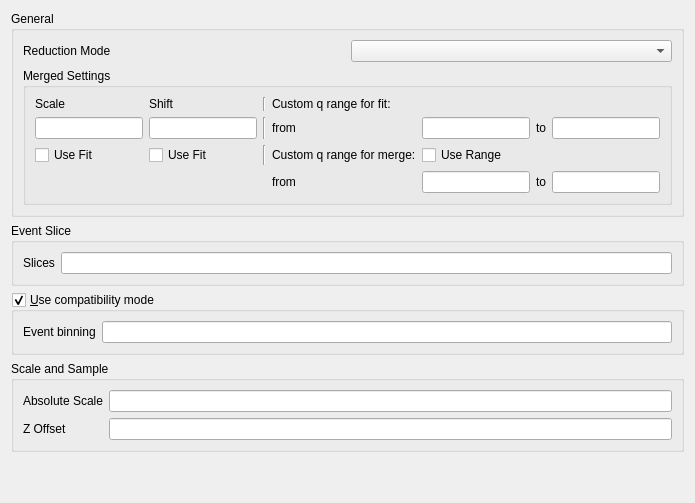
            <widget class="QWidget" name="general_tab">
             <attribute name="title">
              <string>General, Scale, Event Slice, Sample</string>
             </attribute>
             <layout class="QHBoxLayout" name="horizontalLayout_3">
              <item>
               <layout class="QHBoxLayout" name="general_tab_horizontal_layout">
                <item>
                 <layout class="QVBoxLayout" name="general_tab_left_layout">
                  <item>
                   <widget class="QGroupBox" name="general_group_box">
                    <property name="title">
                     <string>General</string>
                    </property>
                    <layout class="QVBoxLayout" name="verticalLayout_5">
                     <item>
                      <layout class="QVBoxLayout" name="general_vertical_layout">
                       <item>
                        <layout class="QGridLayout" name="general_grid">
                         <item row="0" column="0">
                          <widget class="QLabel" name="reduction_mode_label">
                           <property name="toolTip">
                            <string>&lt;html&gt;&lt;head/&gt;&lt;body&gt;&lt;p&gt;The reduction mode. This can be either of the banks of your instrument. In the case of two banks there is also the &lt;span style=&quot; font-style:italic;&quot;&gt;Merged&lt;/span&gt; and &lt;span style=&quot; font-style:italic;&quot;&gt;All&lt;/span&gt; mode. &lt;span style=&quot; font-style:italic;&quot;&gt;Merged&lt;/span&gt; mode stitches the reductions from two banks together. &lt;span style=&quot; font-style:italic;&quot;&gt;All&lt;/span&gt; mode reduces both banks.&lt;/p&gt;&lt;p&gt;Note that by default the entries are &lt;span style=&quot; font-style:italic;&quot;&gt;LAB&lt;/span&gt;, &lt;span style=&quot; font-style:italic;&quot;&gt;HAB&lt;/span&gt;, &lt;span style=&quot; font-style:italic;&quot;&gt;Merged&lt;/span&gt;, &lt;span style=&quot; font-style:italic;&quot;&gt;All&lt;/span&gt;. Once you have specified data in the batch table, the entry names will be updated to reflect the naming of your instrument.&lt;/p&gt;&lt;/body&gt;&lt;/html&gt;</string>
                           </property>
                           <property name="text">
                            <string>Reduction Mode</string>
                           </property>
                          </widget>
                         </item>
                         <item row="0" column="1">
                          <widget class="QComboBox" name="reduction_mode_combo_box">
                           <property name="toolTip">
                            <string>&lt;html&gt;&lt;head/&gt;&lt;body&gt;&lt;p&gt;The reduction mode. This can be either of the banks of your instrument. In the case of two banks there is also the &lt;span style=&quot; font-style:italic;&quot;&gt;Merged&lt;/span&gt; and &lt;span style=&quot; font-style:italic;&quot;&gt;All&lt;/span&gt; mode. &lt;span style=&quot; font-style:italic;&quot;&gt;Merged&lt;/span&gt; mode stitches the reductions from two banks together. &lt;span style=&quot; font-style:italic;&quot;&gt;All&lt;/span&gt; mode reduces both banks.&lt;/p&gt;&lt;p&gt;Note that by default the entries are &lt;span style=&quot; font-style:italic;&quot;&gt;LAB&lt;/span&gt;, &lt;span style=&quot; font-style:italic;&quot;&gt;HAB&lt;/span&gt;, &lt;span style=&quot; font-style:italic;&quot;&gt;Merged&lt;/span&gt;, &lt;span style=&quot; font-style:italic;&quot;&gt;All&lt;/span&gt;. Once you have specified data in the batch table, the entry names will be updated to reflect the naming of your instrument.&lt;/p&gt;&lt;/body&gt;&lt;/html&gt;</string>
                           </property>
                          </widget>
                         </item>
                        </layout>
                       </item>
                      </layout>
                     </item>
                     <item>
                      <widget class="QGroupBox" name="merged_settings">
                       <property name="toolTip">
                        <string>&lt;html&gt;&lt;head/&gt;&lt;body&gt;&lt;p&gt;Settings for a merged reduction.&lt;/p&gt;&lt;/body&gt;&lt;/html&gt;</string>
                       </property>
                       <property name="title">
                        <string>Merged Settings</string>
                       </property>
                       <layout class="QGridLayout" name="gridLayout_12">
                        <item row="1" column="0">
                         <widget class="QLineEdit" name="merged_scale_line_edit">
                          <property name="toolTip">
                           <string>&lt;html&gt;&lt;head/&gt;&lt;body&gt;&lt;p&gt;Scale which is used when merging two workspaces.&lt;/p&gt;&lt;/body&gt;&lt;/html&gt;</string>
                          </property>
                         </widget>
                        </item>
                        <item row="0" column="0">
                         <widget class="QLabel" name="merged_scale_label">
                          <property name="text">
                           <string>Scale</string>
                          </property>
                         </widget>
                        </item>
                        <item row="0" column="1">
                         <widget class="QLabel" name="merged_shift_label">
                          <property name="text">
                           <string>Shift</string>
                          </property>
                         </widget>
                        </item>
                        <item row="1" column="1">
                         <widget class="QLineEdit" name="merged_shift_line_edit">
                          <property name="toolTip">
                           <string>&lt;html&gt;&lt;head/&gt;&lt;body&gt;&lt;p&gt;Shift which is used when merging two workspaces.&lt;/p&gt;&lt;/body&gt;&lt;/html&gt;</string>
                          </property>
                         </widget>
                        </item>
                        <item row="1" column="4">
                         <widget class="QLineEdit" name="merged_q_range_start_line_edit">
                          <property name="toolTip">
                           <string>&lt;html&gt;&lt;head/&gt;&lt;body&gt;&lt;p&gt;Lower bound  of a custom q range. If none is specified, then the full range is used.&lt;/p&gt;&lt;/body&gt;&lt;/html&gt;</string>
                          </property>
                         </widget>
                        </item>
                        <item row="1" column="6">
                         <widget class="QLineEdit" name="merged_q_range_stop_line_edit">
                          <property name="toolTip">
                           <string>&lt;html&gt;&lt;head/&gt;&lt;body&gt;&lt;p&gt;Upper bound  of a custom q range. If none is specified, then the full range is used.&lt;/p&gt;&lt;/body&gt;&lt;/html&gt;</string>
                          </property>
                         </widget>
                        </item>
                        <item row="2" column="2">
                         <widget class="Line" name="line_5">
                          <property name="orientation">
                           <enum>Qt::Vertical</enum>
                          </property>
                         </widget>
                        </item>
                        <item row="0" column="2">
                         <widget class="Line" name="line_3">
                          <property name="orientation">
                           <enum>Qt::Vertical</enum>
                          </property>
                         </widget>
                        </item>
                        <item row="1" column="2">
                         <widget class="Line" name="line_4">
                          <property name="orientation">
                           <enum>Qt::Vertical</enum>
                          </property>
                         </widget>
                        </item>
                        <item row="2" column="0">
                         <widget class="QCheckBox" name="merged_scale_use_fit_check_box">
                          <property name="toolTip">
                           <string>&lt;html&gt;&lt;head/&gt;&lt;body&gt;&lt;p&gt;If checked then the scale will be fit during the merge operation.&lt;/p&gt;&lt;/body&gt;&lt;/html&gt;</string>
                          </property>
                          <property name="text">
                           <string>Use Fit</string>
                          </property>
                         </widget>
                        </item>
                        <item row="2" column="1">
                         <widget class="QCheckBox" name="merged_shift_use_fit_check_box">
                          <property name="toolTip">
                           <string>&lt;html&gt;&lt;head/&gt;&lt;body&gt;&lt;p&gt;If checked then the shift will be fit during the merge operation.&lt;/p&gt;&lt;/body&gt;&lt;/html&gt;</string>
                          </property>
                          <property name="text">
                           <string>Use Fit</string>
                          </property>
                         </widget>
                        </item>
                        <item row="1" column="3">
                         <widget class="QLabel" name="label_3">
                          <property name="text">
                           <string>from</string>
                          </property>
                         </widget>
                        </item>
                        <item row="1" column="5">
                         <widget class="QLabel" name="label_4">
                          <property name="text">
                           <string>to</string>
                          </property>
                         </widget>
                        </item>
                        <item row="0" column="3" colspan="2">
                         <widget class="QLabel" name="label">
                          <property name="text">
                           <string>Custom q range for fit:</string>
                          </property>
                         </widget>
                        </item>
                        <item row="2" column="3">
                         <widget class="QLabel" name="label_2">
                          <property name="text">
                           <string>Custom q range for merge:</string>
                          </property>
                         </widget>
                        </item>
                        <item row="3" column="6">
                         <widget class="QLineEdit" name="merged_max_line_edit"/>
                        </item>
                        <item row="3" column="5">
                         <widget class="QLabel" name="label_5">
                          <property name="text">
                           <string>to</string>
                          </property>
                         </widget>
                        </item>
                        <item row="3" column="4">
                         <widget class="QLineEdit" name="merged_min_line_edit"/>
                        </item>
                        <item row="3" column="3">
                         <widget class="QLabel" name="label_6">
                          <property name="text">
                           <string>from</string>
                          </property>
                         </widget>
                        </item>
                        <item row="2" column="4">
                         <widget class="QCheckBox" name="merge_mask_check_box">
                          <property name="text">
                           <string>Use Range</string>
                          </property>
                         </widget>
                        </item>
                       </layout>
                      </widget>
                     </item>
                    </layout>
                   </widget>
                  </item>
                  <item>
                   <widget class="QGroupBox" name="slice_event_group_box">
                    <property name="toolTip">
                     <string>&lt;html&gt;&lt;head/&gt;&lt;body&gt;&lt;p&gt;In the case of data which was measured in event-mode, it is possible to perform time-of-flight slices of the data and reduce these separately.&lt;/p&gt;&lt;p&gt;Input can be:&lt;/p&gt;&lt;p&gt;-&lt;span style=&quot; font-style:italic;&quot;&gt; start:step:stop&lt;/span&gt; specifies time slices from the &lt;span style=&quot; font-style:italic;&quot;&gt;start&lt;/span&gt; value to the &lt;span style=&quot; font-style:italic;&quot;&gt;stop &lt;/span&gt;value in steps of &lt;span style=&quot; font-style:italic;&quot;&gt;step&lt;/span&gt;&lt;/p&gt;&lt;p&gt;- &lt;span style=&quot; font-style:italic;&quot;&gt;start-stop &lt;/span&gt;which specifies a time slice from the &lt;span style=&quot; font-style:italic;&quot;&gt;start&lt;/span&gt; value to the &lt;span style=&quot; font-style:italic;&quot;&gt;stop&lt;/span&gt; value&lt;/p&gt;&lt;p&gt;- &lt;span style=&quot; font-style:italic;&quot;&gt;&amp;gt;start&lt;/span&gt; specifies a slice from the &lt;span style=&quot; font-style:italic;&quot;&gt;start &lt;/span&gt;value to the end of the data set&lt;/p&gt;&lt;p&gt;- &lt;span style=&quot; font-style:italic;&quot;&gt;&amp;lt;stop&lt;/span&gt; specifes a slice from the start of the data set to the &lt;span style=&quot; font-style:italic;&quot;&gt;stop &lt;/span&gt;value&lt;/p&gt;&lt;p&gt;In addition it is possible to concatenate these specifications using comma-separation. An example is:&lt;/p&gt;&lt;p&gt;&lt;span style=&quot; font-style:italic;&quot;&gt;5-10,12:2:16,20-30&lt;/span&gt;&lt;/p&gt;&lt;/body&gt;&lt;/html&gt;</string>
                    </property>
                    <property name="title">
                     <string>Event Slice</string>
                    </property>
                    <layout class="QGridLayout" name="gridLayout_2">
                     <item row="0" column="0">
                      <layout class="QGridLayout" name="slice_event_grid_layout">
                       <item row="0" column="0">
                        <widget class="QLabel" name="slice_event_label">
                         <property name="text">
                          <string>Slices</string>
                         </property>
                        </widget>
                       </item>
                       <item row="0" column="1">
                        <widget class="QLineEdit" name="slice_event_line_edit">
                         <property name="enabled">
                          <bool>true</bool>
                         </property>
                        </widget>
                       </item>
                      </layout>
                     </item>
                    </layout>
                   </widget>
                  </item>
                  <item>
                   <widget class="QGroupBox" name="event_binning_group_box">
                    <property name="enabled">
                     <bool>true</bool>
                    </property>
                    <property name="toolTip">
                     <string>&lt;html&gt;&lt;head/&gt;&lt;body&gt;&lt;p&gt;When checked, the data reduction will run in the compatibility mode. This means that the reduction workflow is equivalent to the previous legacy reduction workflow. &lt;/p&gt;&lt;/body&gt;&lt;/html&gt;</string>
                    </property>
                    <property name="title">
                     <string>&amp;Use compatibility mode</string>
                    </property>
                    <property name="checkable">
                     <bool>true</bool>
                    </property>
                    <property name="checked">
                     <bool>true</bool>
                    </property>
                    <layout class="QGridLayout" name="gridLayout_16">
                     <item row="0" column="0">
                      <widget class="QLabel" name="event_binning_label">
                       <property name="toolTip">
                        <string>&lt;html&gt;&lt;head/&gt;&lt;body&gt;&lt;p&gt;Rebin string for the initial time-of-flight workspace. This is only needed when using the compaptibility mode (ie when following the old reduction model). Note that this will only have an effect on event workspaces.&lt;/p&gt;&lt;/body&gt;&lt;/html&gt;</string>
                       </property>
                       <property name="text">
                        <string>Event binning</string>
                       </property>
                      </widget>
                     </item>
                     <item row="0" column="1">
                      <widget class="QLineEdit" name="event_binning_line_edit">
                       <property name="toolTip">
                        <string>&lt;html&gt;&lt;head/&gt;&lt;body&gt;&lt;p&gt;Rebin string for the initial time-of-flight workspace. This is only needed when using the compatibility mode (ie when following the old reduction model). Note that this will only have an effect on event workspaces.&lt;/p&gt;&lt;/body&gt;&lt;/html&gt;</string>
                       </property>
                      </widget>
                     </item>
                    </layout>
                   </widget>
                  </item>
                  <item>
                   <layout class="QGridLayout" name="scale_group_box">
                    <item row="0" column="0">
                     <widget class="QGroupBox" name="scale_layout">
                      <property name="toolTip">
                       <string>&lt;html&gt;&lt;head/&gt;&lt;body&gt;&lt;p&gt;Settings for the absolute scale and the sample geometry and position.&lt;/p&gt;&lt;/body&gt;&lt;/html&gt;</string>
                      </property>
                      <property name="title">
                       <string>Scale and Sample</string>
                      </property>
                      <layout class="QGridLayout" name="gridLayout_5">
                       <item row="0" column="0">
                        <layout class="QGridLayout" name="gridLayout_4">
                         <item row="0" column="0">
                          <widget class="QLabel" name="absolute_scale_label">
                           <property name="toolTip">
                            <string>&lt;html&gt;&lt;head/&gt;&lt;body&gt;&lt;p&gt;The absolute (and unitless) scale factor for the data reduction.&lt;/p&gt;&lt;/body&gt;&lt;/html&gt;</string>
                           </property>
                           <property name="text">
                            <string>Absolute Scale</string>
                           </property>
                          </widget>
                         </item>
                         <item row="0" column="1">
                          <widget class="QLineEdit" name="absolute_scale_line_edit">
                           <property name="toolTip">
                            <string>&lt;html&gt;&lt;head/&gt;&lt;body&gt;&lt;p&gt;The absolute (and unitless) scale factor for the data reduction.&lt;/p&gt;&lt;/body&gt;&lt;/html&gt;</string>
                           </property>
                          </widget>
                         </item>
                         <item row="1" column="0">
                          <widget class="QLabel" name="z_offset_label">
                           <property name="toolTip">
                            <string>&lt;html&gt;&lt;head/&gt;&lt;body&gt;&lt;p&gt;The z offset of the sample position.&lt;/p&gt;&lt;/body&gt;&lt;/html&gt;</string>
                           </property>
                           <property name="text">
                            <string>Z Offset</string>
                           </property>
                          </widget>
                         </item>
                         <item row="1" column="1">
                          <widget class="QLineEdit" name="z_offset_line_edit">
                           <property name="toolTip">
                            <string>&lt;html&gt;&lt;head/&gt;&lt;body&gt;&lt;p&gt;The z offset of the sample position.&lt;/p&gt;&lt;/body&gt;&lt;/html&gt;</string>
                           </property>
                          </widget>
                         </item>
                        </layout>
                       </item>
                      </layout>
                     </widget>
                    </item>
                   </layout>
                  </item>
                  <item>
                   <spacer name="verticalSpacer_3">
                    <property name="orientation">
                     <enum>Qt::Vertical</enum>
                    </property>
                    <property name="sizeHint" stdset="0">
                     <size>
                      <width>20</width>
                      <height>40</height>
                     </size>
                    </property>
                   </spacer>
                  </item>
                 </layout>
                </item>
                <item>
                 <layout class="QVBoxLayout" name="general_tab_right_layout"/>
                </item>
               </layout>
              </item>
             </layout>
            </widget>
